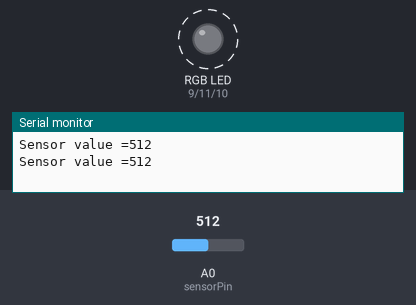
The sketch below on a simulated Arduino Uno, built with avr-gcc and run on an emulated ATmega328P. Shown: an RGB LED mixed from three pins (HIGH = lit), the last lines printed to the serial monitor. Dashed ring = blinking. Inputs (shaded band) come from the test bench; at power-on: A0 (sensorPin) = 512.

Above: at 1.8 s.
1.9 s: A0 (sensorPin) set to 526
At 2.1 s:
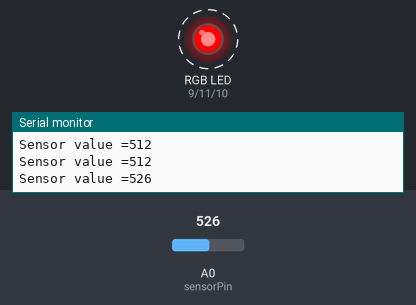
5.4 s: A0 (sensorPin) set to 511
At 6.0 s:
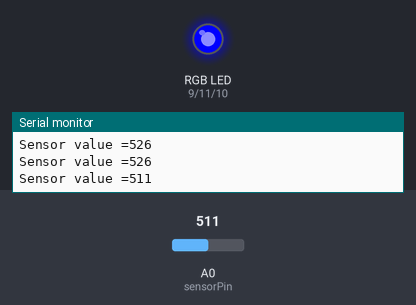
8.9 s: A0 (sensorPin) set to 716
At 10.1 s:
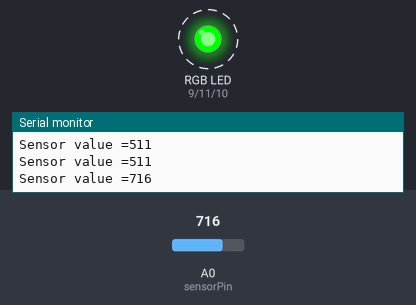
12.4 s: A0 (sensorPin) set to 502
At 13.5 s:
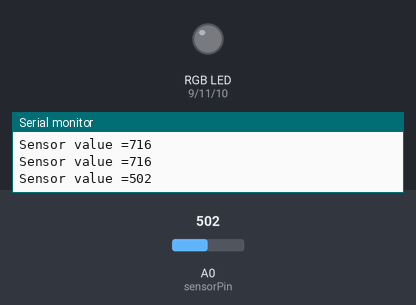
Timing chart, 0 to 16.9 s (numbered marks = the images above; inputs shaded):
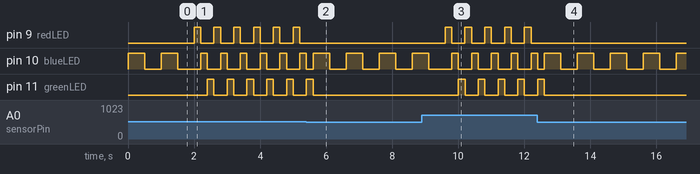

Measured:
- the behaviour switches between 512 and 513 on A0 (sensorPin) (found by bisection; images 0 and 1)
- after the input at 1.9 s, pin 9 (redLED): alternates HIGH for 0.20 s and LOW for 0.40 s, starting after 0.10 s; pin 10 (blueLED): alternates HIGH for 0.20 s and LOW for 0.40 s, starting after 0.30 s; pin 11 (greenLED): alternates HIGH for 0.20 s and LOW for 0.40 s, starting after 0.50 s
- after the input at 5.4 s, pin 9 (redLED): stops changing and stays LOW; pin 11 (greenLED): goes on until 5.6 s, then stays LOW
- after the input at 8.9 s, pin 9 (redLED): alternates HIGH for 0.20 s and LOW for 0.40 s, starting after 0.71 s; pin 11 (greenLED): alternates HIGH for 0.20 s and LOW for 0.40 s, starting after 1.1 s
- after the input at 12.4 s, pin 9 (redLED): stops changing and stays LOW; pin 11 (greenLED): goes on until 12.6 s, then stays LOW
- by itself, pin 10 (blueLED): alternates HIGH for 0.50 s and LOW for 0.50 s

The sketch:

arduinoInputTest.ino
```cpp
/*  iLamp.ino
 Interactive Lamp Project
 Example code for ENG1400 Interactive Lamp

 Original code written by: B. Huang
 Date: 09/22/13

 */

// connect the RGB LED to the following pins on the Arduino
// The next three lines declare variables that we can use later in the code
// in place of the actual numbers.
int redLED = 9;
int blueLED = 10;
int greenLED = 11;

int sensorPin = A0;
int potLevel = 0;

void setup()
{
  pinMode(redLED, OUTPUT);
  pinMode(blueLED, OUTPUT);
  pinMode(greenLED, OUTPUT);

  pinMode(sensorPin, INPUT);
  Serial.begin(9600);  // this line sets up a serial com interface
  // to communicate back to your PC
}

void loop()
{
  // this code repeats over and over. Each instruction occurs in roughly 62.5 ns and
  // this section of code (that is in between curly brackets {} will repeat over and over
  // and over... forever.

   potLevel = analogRead(sensorPin);  // reads in the light level of the sensor.
                                       // analogRead will return a value between 0 and 1023

  Serial.print("Sensor value =");      // prints a string to read to Serial comm
  Serial.print(potLevel);            // prints the variable light level to Serial
  Serial.println();                    // prints a CRLF

  // this part of the code checks the light level to see if it's below a certain threshold
  // value. 512 was picked as an arbitrary level - about 1/2 way in between.

  if (potLevel <= 512)
    LEDseq1();  // calls (runs) the LEDseq1() function
  else
    LEDseq2();  // calls (runs) the LEDseq2() function
}

void LEDseq1()
{
  // simple blink routine. this code turns on the BLUE led for 500 ms, then turns it off.
  //
  // Change, manipulate, or modify this code to create your own light pattern.
  //
  // digitalWrite can be used to turn on (HIGH) or off (LOW) any of the digital
  // pins on the Arduino. These are pins 0 to 13
  //
  digitalWrite(redLED,LOW);//turn off redLED
  digitalWrite(greenLED,LOW);//turn off greenLED
  digitalWrite(blueLED, HIGH);
  delay(500);  // waits for 500 ms
  digitalWrite(blueLED, LOW);
  delay(500);  // waits for 500 ms
}

void LEDseq2()
{
  // simple routine to switch between the three LED colors - with 200 ms in between.
  //
  // Change, manipulate, or modify this code to create your own light pattern.
  //
  // analogWrite can be used to vary the voltage going out to pins 3, 5, 6, 9, 10, or 11.
  // These pins each have a ~ symbol next to them.
  // Full on is equvalent to a value of 255, full off is equal to 0.
  //
  // Use any value in between 0 and 255 to change the brightness of the LED or
  // to mix various amounts of each color together.

  analogWrite(redLED, 255);
  analogWrite(blueLED, 0);
  analogWrite(greenLED, 0);

  delay(200);  // waits for 200 ms

  analogWrite(redLED, 0);
  analogWrite(blueLED, 255);
  analogWrite(greenLED, 0);

  delay(200);  // waits for 200 ms

  analogWrite(redLED, 0);
  analogWrite(blueLED, 0);
  analogWrite(greenLED, 255);

  delay(200);  // waits for 200 ms
}
```
